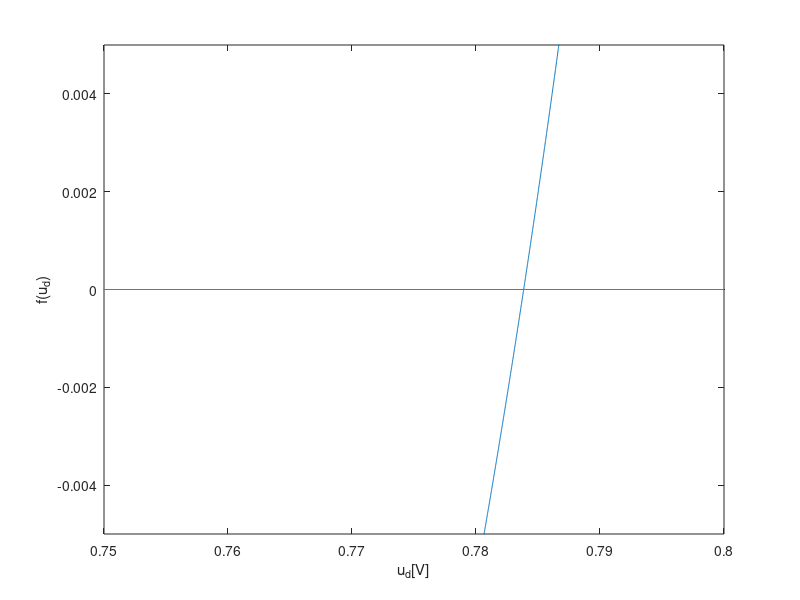

Recreate this plot in MATLAB.
#! /usr/bin/octave -qf

clear all;
close all;
format long;

ud = [0:0.00001:1];

global uT = 25*10^(-3);
global is = 10^(-15);
global r3a=100;
global r3b = 0;
global r1 = 100;
global r2=1000;
global E=5;
global alpha= r1/r2 + 1;

global r3;
global rr13;


function id = fud(x, rr13)

    global uT;
    global is;
    global r3;
    global r1;
    global r2;
    global E;
    global alpha;
    global rr13;

    id = is*(exp(x./uT)-1)+(alpha/rr13).*x - (E/rr13);
end;

f = @fud;
% a)
%r3 = r3a;
%
%rr13 = r3*alpha + r1;
%y = feval(f,ud);
%
%plot(ud,y);
%ylim([-0.005,0.005]);
%xlim([0.7,0.8]);
%xlabel("u_d[V]");
%ylabel("f(u_d)");
%set(gca,
%    'xtick',[0.7:0.01:0.8]
%);
%line([0.7,0.8],[0,0]);
% ud0_range = [0.76, 0.78];

r3 = r3b;
rr13 = r3*alpha + r1;
y = feval(f,ud);

plot(ud,y);
ylim([-0.005,0.005]);
xlim([0.75,0.8]);
xlabel("u_d[V]");
ylabel("f(u_d)");
set(gca,
    'xtick',[0.7:0.01:0.8]
);
line([0.7,0.8],[0,0]);
ud0_range = [0.78, 0.79];


[x0, y0, ii, out] = fzero(f,ud0_range);

ud0 = x0
id0 = is*(exp(x0/uT)-1)

I2 = (ud0 + id0*r3)/r2

I0 = (E - ud0 - id0*r3)/r1

pause;
